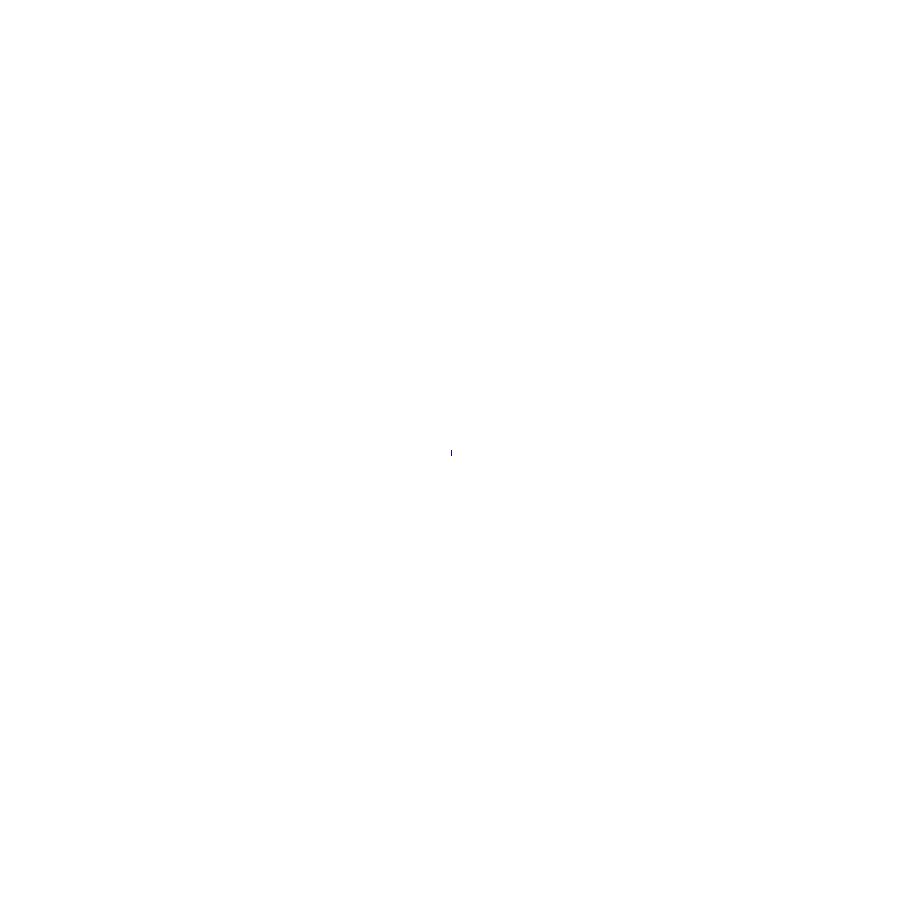
Frame 1 (no input)
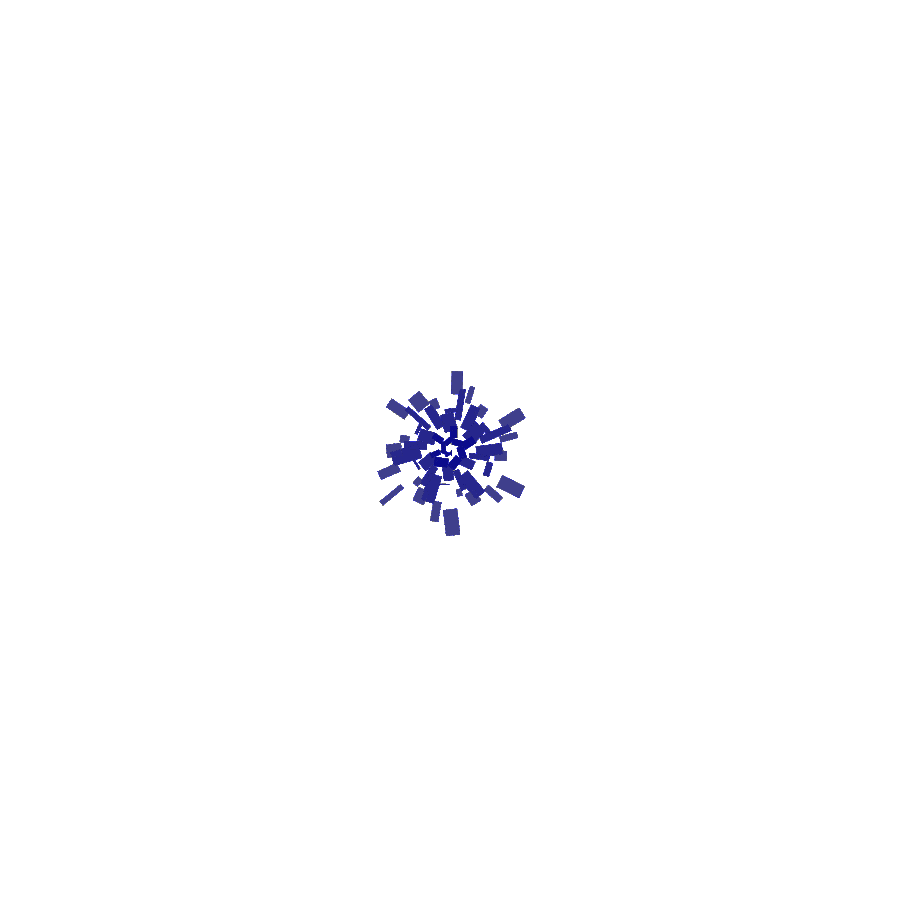
Frame 60 (the mouse pressed at the canvas centre just before this capture)
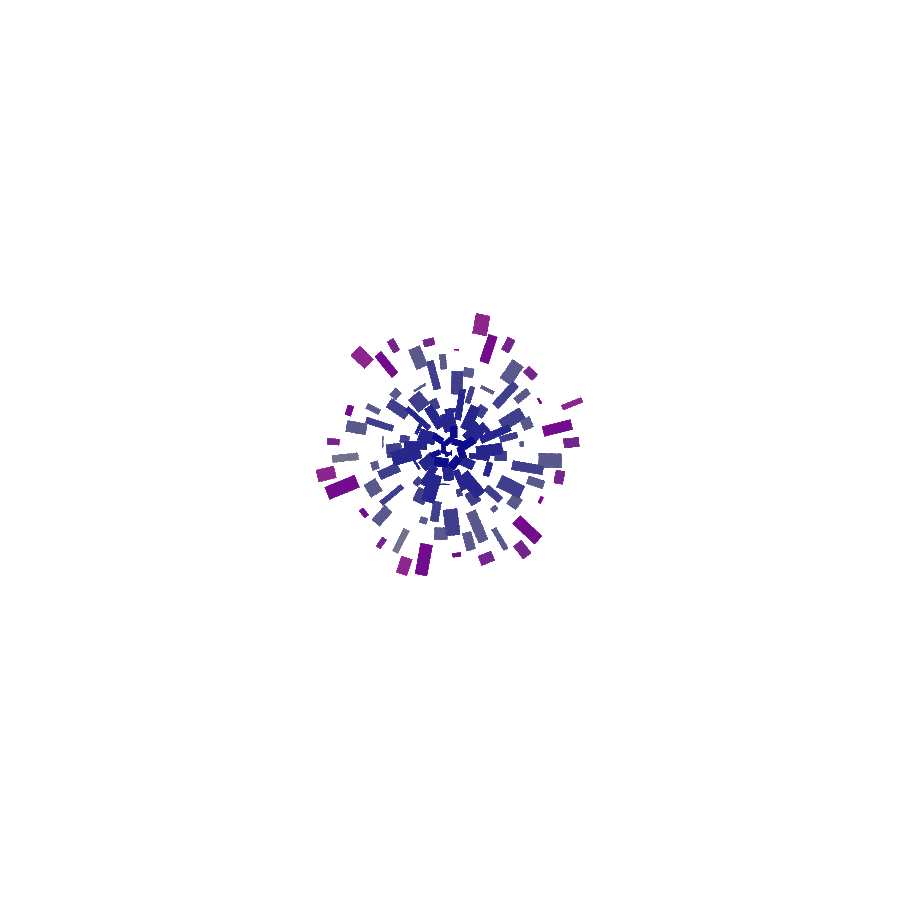
Frame 120 (the mouse held since frame 60 and released just before this capture)

The Processing sketch that drew these frames (run headless with seeded random() and noise(); from frame 60 on, the mouse is pressed at the canvas centre):

// Processing sketch: Being
// ── Being.pde
int i=0;
void setup() {
  size(900, 900);
  background(255);
}
void draw() {
  noStroke();
  fill(i%333, i%92, 125, 10);
  translate(450, 450);
  rotate(i++);
  for (int j = 0; j < 10000; j++) {
    rect(i%333, 0, i%33, 5+i%10);
  }
  println(i);
}
